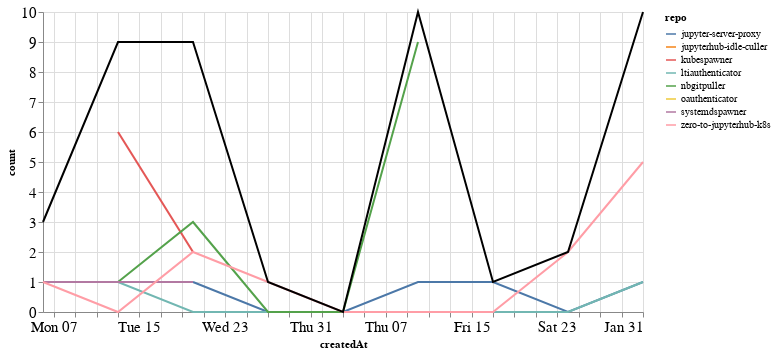

Notebook cell for this chart:
### Markdown cell above
### Comments

### Code cell
comments_time = comments.groupby('repo').resample('W', on='createdAt').count()['author'].reset_index()
comments_time = comments_time.rename(columns={'author': 'count'})
comments_time_total = comments_time.groupby('createdAt').agg({"count": "sum"}).reset_index()
ch1 = alt.Chart(comments_time, width=600).mark_line().encode(
    x='createdAt',
    y='count',
    color='repo',
    tooltip="repo"
)

ch2 = alt.Chart(comments_time_total, width=600).mark_line(color="black").encode(
    x='createdAt',
    y='count',
)

ch1 + ch2

### Figure 1 — Vega-Lite specification as saved in the notebook (floating-point values rounded to 4 significant figures)
{"config": {"axisLeft": {"labelFontSize": 15}, "axisBottom": {"labelFontSize": 15}}, "layer": [{"data": {"name": "data-33ce2298c5c1a7b523a19e7513e822b6"}, "mark": "line", "encoding": {"color": {"type": "nominal", "field": "repo"}, "tooltip": {"type": "nominal", "field": "repo"}, "x": {"type": "temporal", "field": "createdAt"}, "y": {"type": "quantitative", "field": "count"}}, "width": 600}, {"data": {"name": "data-e20313e5b0a94c333b2891bcfc0476f9"}, "mark": {"type": "line", "color": "black"}, "encoding": {"x": {"type": "temporal", "field": "createdAt"}, "y": {"type": "quantitative", "field": "count"}}, "width": 600}], "$schema": "https://vega.github.io/schema/vega-lite/v4.8.1.json", "datasets": {"data-33ce2298c5c1a7b523a19e7513e822b6": [{"repo": "jupyter-server-proxy", "createdAt": "2020-12-20T00:00:00", "count": 1}, {"repo": "jupyter-server-proxy", "createdAt": "2020-12-27T00:00:00", "count": 0}, {"repo": "jupyter-server-proxy", "createdAt": "2021-01-03T00:00:00", "count": 0}, {"repo": "jupyter-server-proxy", "createdAt": "2021-01-10T00:00:00", "count": 1}, {"repo": "jupyter-server-proxy", "createdAt": "2021-01-17T00:00:00", "count": 1}, {"repo": "jupyter-server-proxy", "createdAt": "2021-01-24T00:00:00", "count": 0}, {"repo": "jupyter-server-proxy", "createdAt": "2021-01-31T00:00:00", "count": 1}, {"repo": "jupyterhub-idle-culler", "createdAt": "2021-01-31T00:00:00", "count": 1}, {"repo": "kubespawner", "createdAt": "2020-12-13T00:00:00", "count": 6}, {"repo": "kubespawner", "createdAt": "2020-12-20T00:00:00", "count": 2}, {"repo": "ltiauthenticator", "createdAt": "2020-12-06T00:00:00", "count": 1}, {"repo": "ltiauthenticator", "createdAt": "2020-12-13T00:00:00", "count": 1}, {"repo": "ltiauthenticator", "createdAt": "2020-12-20T00:00:00", "count": 0}, {"repo": "ltiauthenticator", "createdAt": "2020-12-27T00:00:00", "count": 0}, {"repo": "ltiauthenticator", "createdAt": "2021-01-03T00:00:00", "count": 0}, {"repo": "ltiauthenticator", "createdAt": "2021-01-10T00:00:00", "count": 0}, {"repo": "ltiauthenticator", "createdAt": "2021-01-17T00:00:00", "count": 0}, {"repo": "ltiauthenticator", "createdAt": "2021-01-24T00:00:00", "count": 0}, {"repo": "ltiauthenticator", "createdAt": "2021-01-31T00:00:00", "count": 1}, {"repo": "nbgitpuller", "createdAt": "2020-12-13T00:00:00", "count": 1}, {"repo": "nbgitpuller", "createdAt": "2020-12-20T00:00:00", "count": 3}, {"repo": "nbgitpuller", "createdAt": "2020-12-27T00:00:00", "count": 0}, {"repo": "nbgitpuller", "createdAt": "2021-01-03T00:00:00", "count": 0}, {"repo": "nbgitpuller", "createdAt": "2021-01-10T00:00:00", "count": 9}, {"repo": "oauthenticator", "createdAt": "2021-01-31T00:00:00", "count": 2}, {"repo": "systemdspawner", "createdAt": "2020-12-06T00:00:00", "count": 1}, {"repo": "systemdspawner", "createdAt": "2020-12-13T00:00:00", "count": 1}, {"repo": "systemdspawner", "createdAt": "2020-12-20T00:00:00", "count": 1}, {"repo": "zero-to-jupyterhub-k8s", "createdAt": "2020-12-06T00:00:00", "count": 1}, {"repo": "zero-to-jupyterhub-k8s", "createdAt": "2020-12-13T00:00:00", "count": 0}, {"repo": "zero-to-jupyterhub-k8s", "createdAt": "2020-12-20T00:00:00", "count": 2}, {"repo": "zero-to-jupyterhub-k8s", "createdAt": "2020-12-27T00:00:00", "count": 1}, {"repo": "zero-to-jupyterhub-k8s", "createdAt": "2021-01-03T00:00:00", "count": 0}, {"repo": "zero-to-jupyterhub-k8s", "createdAt": "2021-01-10T00:00:00", "count": 0}, {"repo": "zero-to-jupyterhub-k8s", "createdAt": "2021-01-17T00:00:00", "count": 0}, {"repo": "zero-to-jupyterhub-k8s", "createdAt": "2021-01-24T00:00:00", "count": 2}, {"repo": "zero-to-jupyterhub-k8s", "createdAt": "2021-01-31T00:00:00", "count": 5}], "data-e20313e5b0a94c333b2891bcfc0476f9": [{"createdAt": "2020-12-06T00:00:00", "count": 3}, {"createdAt": "2020-12-13T00:00:00", "count": 9}, {"createdAt": "2020-12-20T00:00:00", "count": 9}, {"createdAt": "2020-12-27T00:00:00", "count": 1}, {"createdAt": "2021-01-03T00:00:00", "count": 0}, {"createdAt": "2021-01-10T00:00:00", "count": 10}, {"createdAt": "2021-01-17T00:00:00", "count": 1}, {"createdAt": "2021-01-24T00:00:00", "count": 2}, {"createdAt": "2021-01-31T00:00:00", "count": 10}]}}
